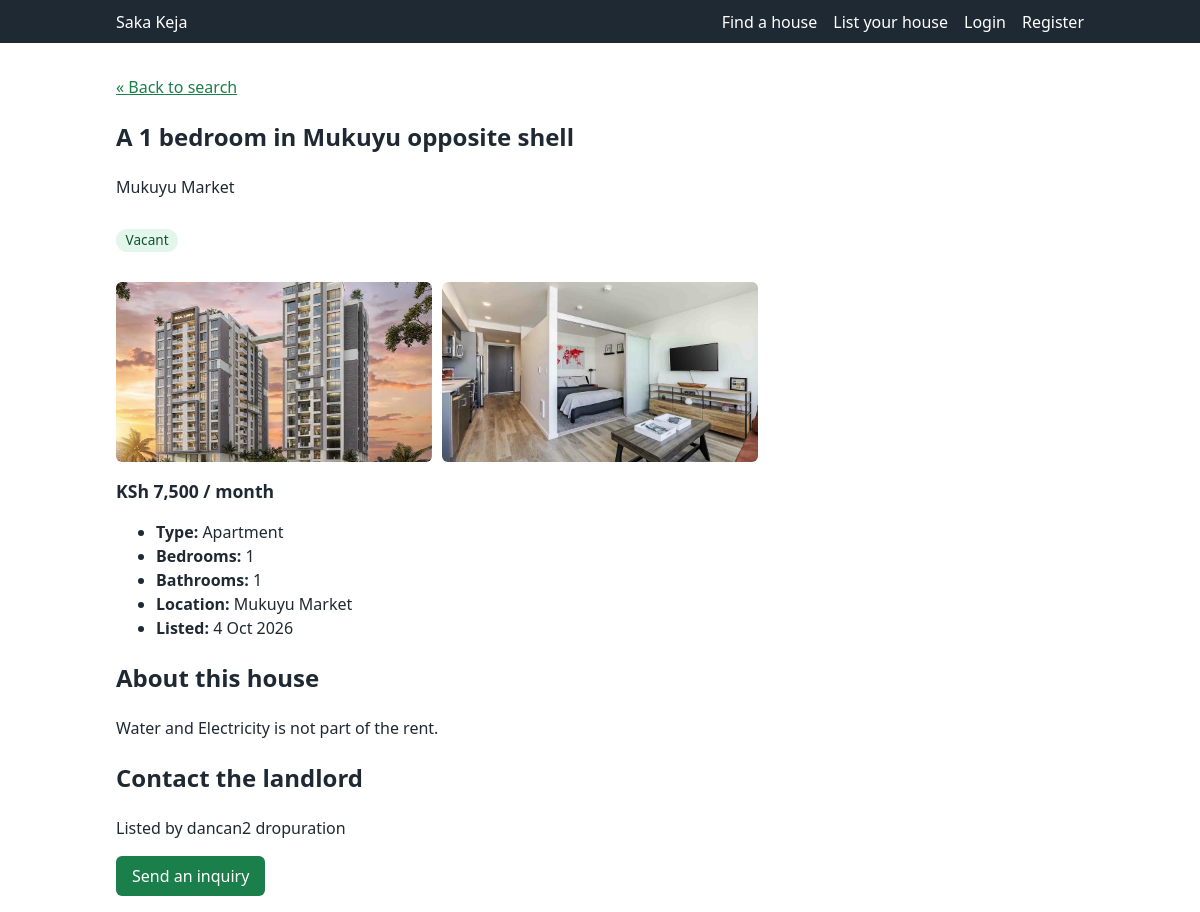
/properties/houses/4/, run on the app's committed database.
### properties/models.py (models this page shows, shortened)
class House(models.Model):
    class HouseType(models.TextChoices):
        APARTMENT = "apartment", "Apartment"
        STUDIO = "studio", "Studio"
        BEDSITTER = "bedsitter", "Bedsitter"
        BUNGALOW = "bungalow", "Bungalow"
        MAISONETTE = "maisonette", "Maisonette"
        OTHER = "other", "Other"
    class Status(models.TextChoices):
        VACANT = "vacant", "Vacant"
        OCCUPIED = "occupied", "Occupied"
    landlord = models.ForeignKey(
        settings.AUTH_USER_MODEL,
        on_delete=models.CASCADE,
        related_name="houses",
        limit_choices_to={"role": "landlord"},
    )
    location = models.ForeignKey(
        Location,
        on_delete=models.PROTECT,
        related_name="houses",
    )
    title = models.CharField(max_length=150)  # e.g. "2 Bedroom House in Murang'a Town"
    description = models.TextField(blank=True)
    rent = models.PositiveIntegerField(
        validators=[MinValueValidator(1)],
        help_text="Monthly rent in KSh",
    )
    bedrooms = models.PositiveSmallIntegerField(default=1)
    bathrooms = models.PositiveSmallIntegerField(default=1)
    house_type = models.CharField(
        max_length=20,
        choices=HouseType.choices,
        default=HouseType.APARTMENT,
    )
    status = models.CharField(
        max_length=10,
        choices=Status.choices,
        default=Status.VACANT,
    )
    created_at = models.DateTimeField(auto_now_add=True)
    updated_at = models.DateTimeField(auto_now=True)
    class Meta:
        ordering = ["-created_at"]
        indexes = [
            models.Index(fields=["location", "rent", "bedrooms"]),
            models.Index(fields=["status"]),
        ]
    @property
    def is_vacant(self):
        return self.status == self.Status.VACANT

class Location(models.Model):
    class LocationName(models.TextChoices):
        MURANGA_TOWN = "Murang'a Town", "Murang'a Town"
        MJINI = "Mjini", "Mjini"
        MUKUYU_MARKET = "Mukuyu Market", "Mukuyu Market"
        AREA_4 = "Area 4 near small gate", "Area 4 near small gate"
    name = models.CharField(
        max_length=100,
        choices=LocationName.choices,
        unique=True,
    )
    class Meta:
        ordering = ["name"]

class HouseImage(models.Model):
    house = models.ForeignKey(
        House,
        on_delete=models.CASCADE,
        related_name="images",
    )
    image = models.ImageField(upload_to="houses/%Y/%m/")
    uploaded_at = models.DateTimeField(auto_now_add=True)
    class Meta:
        ordering = ["uploaded_at"]

### accounts/models.py (models this page shows, shortened)
class User(AbstractUser):
    class Role(models.TextChoices):
        TENANT = "tenant", "Tenant"
        LANDLORD = "landlord", "Landlord"
    role = models.CharField(
        max_length=20,
        choices=Role.choices,
        default=Role.TENANT,
    )
    phone_number = models.CharField(max_length=15, blank=True)

### properties/views.py (the view)
# urls.py: path("houses/<int:pk>/", views.house_detail, name="house_detail"),
def house_detail(request, pk):
    house = get_object_or_404(
        House.objects.select_related("location", "landlord").prefetch_related("images"),
        pk=pk,
    )
    return render(request, "properties/house_detail.html", {"house": house})

### inquiries/context_processors.py (called while the page is built)
def unread_inquiries(request):
    user = request.user
    if user.is_authenticated and user.is_landlord:
        count = Inquiry.objects.filter(house__landlord=user, is_read=False).count()
        return {"unread_inquiries": count}
    return {}

### properties/templates/properties/house_detail.html (shortened to what this page needs)
{% extends "properties/base.html" %}
{% block content %}
<p><a href="{% url 'properties:house_list' %}">&laquo; Back to search</a></p>
<article class="house-detail">
  <header>
    <h1>{{ house.title }}</h1>
    <p class="location">{{ house.location.name }}</p>
    <p class="status status-{{ house.status }}">{{ house.get_status_display }}</p>
  </header>
  <section class="gallery">
    {% for image in house.images.all %}
      <img src="{{ image.image.url }}" alt="{{ house.title }} photo {{ forloop.counter }}" loading="lazy">
    {% empty %}
      <div class="no-photo">No photos yet</div>
    {% endfor %}
  </section>
  <section class="summary">
    <p class="rent">KSh {{ house.rent|floatformat:"0g" }} / month</p>
    <ul class="facts">
      <li><strong>Type:</strong> {{ house.get_house_type_display }}</li>
      <li><strong>Bedrooms:</strong> {{ house.bedrooms }}</li>
      <li><strong>Bathrooms:</strong> {{ house.bathrooms }}</li>
      <li><strong>Location:</strong> {{ house.location.name }}</li>
      <li><strong>Listed:</strong> {{ house.created_at|date:"j M Y" }}</li>
    </ul>
  </section>
  {% if house.description %}
    <section class="description">
      <h2>About this house</h2>
      {{ house.description|linebreaks }}
    </section>
  {% endif %}
<section class="contact">
  <h2>Contact the landlord</h2>
  {% if house.is_vacant %}
    <p>
      Listed by {{ house.landlord.get_full_name|default:house.landlord.username }}
    </p>
    {% if user.is_landlord %}
      <p>Log in with a tenant account to send an inquiry.</p>
    {% else %}
      <a href="{% url 'inquiries:send_inquiry' house.pk %}" class="button">
        Send an inquiry
      </a>
    {% endif %}
  {% else %}
    <p>This house is currently occupied.</p>
  {% endif %}
</section>
</article>
{% endblock %}

### properties/templates/properties/base.html (style rules this page uses)
:root { --green: #1b7f4b; --dark: #1f2933; --grey: #f3f4f6; --red: #c0392b; }
* { box-sizing: border-box; }
body { margin: 0; font-family: system-ui, sans-serif; color: var(--dark); background: #fff; line-height: 1.5; }
a { color: var(--green); }
img { max-width: 100%; display: block; }
button, .button { background: var(--green); color: #fff; border: 0; border-radius: 6px; padding: .5rem 1rem; font: inherit; cursor: pointer; text-decoration: none; display: inline-block; }
.house-card img, .photo img, .gallery img { width: 100%; height: 180px; object-fit: cover; border-radius: 6px; }
.gallery { display: grid; grid-template-columns: repeat(auto-fill, minmax(260px, 1fr)); gap: .6rem; margin: 1rem 0; }
.rent { font-weight: 700; font-size: 1.1rem; margin: .2rem 0; }
.status { display: inline-block; padding: .1rem .6rem; border-radius: 99px; font-size: .85rem; background: var(--grey); }
.status-vacant { background: #e3f6ec; color: #11522f; }

### data on the page
House: title "A 1 bedroom in Mukuyu opposite shell", location.name "Mukuyu Market", status "Vacant", rent "7,500", house_type "Apartment", bedrooms "1", bathrooms "1", created_at "4 Oct 2026", description "Water and Electricity is not part of the rent.", landlord.get_full_name "dancan2 dropuration"
HouseImage: image (picture)
HouseImage: image (picture)
